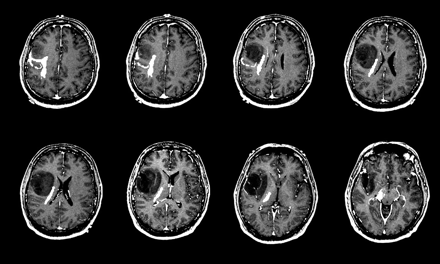
%> input picture src/brain-tumour-mri.gif, 440 x 264 px
$ octave main.m   (GNU Octave 9; MATLAB toolbox functions it lacks are replaced by stand-ins)
%> lines starting %> are read from the running program, lines starting %| are printed output that depends on the picture
### src/fcm.m
% Copyright (C) 2019 Haseeb
%
% This program is free software: you can redistribute it and/or modify it
% under the terms of the GNU General Public License as published by
% the Free Software Foundation, either version 3 of the License, or
% (at your option) any later version.
%
% This program is distributed in the hope that it will be useful, but
% WITHOUT ANY WARRANTY; without even the implied warranty of
% MERCHANTABILITY or FITNESS FOR A PARTICULAR PURPOSE.  See the
% GNU General Public License for more details.
%
% You should have received a copy of the GNU General Public License
% along with this program.  If not, see
% <https://www.gnu.org/licenses/>.

% -*- texinfo -*-
% @deftypefn {} {@var{retval} =} fcm (@var{input1}, @var{input2})
%
% @seealso{}
% @end deftypefn

% Author: Haseeb Syed <s2haseeb@edu.uwaterloo.ca>
% Created: 2019-04-22

function [U, V] = fcm (data, num_clusters, m)
  % Step 2: Execute FCM completely
  U = ones(num_clusters, size(data, 1)); % Initialize Membership matrix U
  U = U./sum(U);                      %    with random but normalized values
  U = imnoise(U, 'gaussian', 0, 0.7);

  MAX_ITERATION = 5;
  EPSILON = 0.02;    % Control exit condition for iterative updates to U and V
  J = zeros(MAX_ITERATION, 1);  % Initialize the cost function

  % Execute FCM up to 'MAX_ITERATION' times
  i = 1;
  while i <= MAX_ITERATION,

    % check termination condition
    if i > 1,
        if abs(U(i) - U(i-1)) < EPSILON, break; end,
    end

    i = i+1; % increment iteration counter

    membership_function = U.^m;

    % ensure matching dimensions for pointwise division of j elements
    V_numerator = membership_function*data;
    V_denominator = (ones(size(data, 1), 1)*sum(membership_function'))';
    V = V_numerator./V_denominator;

    % compute intensity differences between points and centroid |x - v|
    for k = 1:size(V, 1),
      dist(k, :) = abs(data - V(k))';
    end

    J(i) = sum(sum((dist.^2).*membership_function)); % i'th cost function result

    % compute new degree of fuzziness and update membership matrix
    fuzziness = dist.^(2/(m-1));
    for k=1:num_clusters,
      U = U + sum(fuzziness);
    end

    U = fuzziness./U;
  end

end

### src/ifcm.m
% Copyright (C) 2019 Haseeb Syed
%
% This program is free software: you can redistribute it and/or modify it
% under the terms of the GNU General Public License as published by
% the Free Software Foundation, either version 3 of the License, or
% (at your option) any later version.
%
% This program is distributed in the hope that it will be useful, but
% WITHOUT ANY WARRANTY; without even the implied warranty of
% MERCHANTABILITY or FITNESS FOR A PARTICULAR PURPOSE.  See the
% GNU General Public License for more details.
%
% You should have received a copy of the GNU General Public License
% along with this program.  If not, see
% <https://www.gnu.org/licenses/>.

% -*- texinfo -*-
% @deftypefn {} {@var{retval} =} ifcm (@var{input1}, @var{input2})
%
% @seealso{}
% @end deftypefn

% Author: Haseeb Syed <s2haseeb@edu.uwaterloo.ca>
% Created: 2019-04-21

% data: column-stacked input image
% num_clusters: number of segments to group pixels into
% m: exponent to control degree of fuzziness
function [U, V] = ifcm (data, num_clusters, m)
    % Step 1: Determine num clusters and degree of fuzziness m
    %         Note: These are passed as parameters of function

  % Step 2: Execute FCM completely
  U = ones(num_clusters, size(data, 1)); % Initialize Membership matrix U
  U = U./sum(U);                      %    with random but normalized values
  U = imnoise(U, 'gaussian', 0, 0.7);

  MAX_ITERATION = 5;
  EPSILON = 0.02;    % Control exit condition for iterative updates to U and V
  J = zeros(MAX_ITERATION, 1);  % Initialize the cost function

  % Execute FCM up to 'MAX_ITERATION' times
  i = 1;
  while i <= MAX_ITERATION,

    % check termination condition
    if i > 1,
      if abs(U(i) - U(i-1)) < EPSILON, break; end,
    end

    i = i+1; % increment iteration counter

    membership_function = U.^m;

    % ensure matching dimensions for pointwise division of j elements
    V_numerator = membership_function*data;
    V_denominator = (ones(size(data, 1), 1)*sum(membership_function'))';
    V = V_numerator./V_denominator;

    % compute intensity differences between points and centroid |x - v|
    for k = 1:size(V, 1),
      dist(k, :) = abs(data - V(k))';
    end

    J(i) = sum(sum((dist.^2).*membership_function)); % i'th cost function result

    % compute new degree of fuzziness and update membership matrix
    fuzziness = dist.^(2/(m-1));
    for k=1:num_clusters,
      U = U + sum(fuzziness);
    end

    U = fuzziness./U;
  end

  % Step 3: Utilize final membership of FCM as initial membership of IFCM

  H = zeros(size(data));  % Initialize i'th Feature Attraction matrix
  F = zeros(size(data));  % Initialize i'th Distance Attraction matrix

  i = 1;
  while i <= size(U, 1),
    membership_function = U.^m;

    % Compute intensity differences between points and ALL neighbors, g_jk
    % Define a kernel K, with function handle, to take all adjacent intensity differences
    K = @(X) kernel_diffIntensity(X);
    g = nlfilter(data, [3 3], K);

    H = sum(U(i, :).*g)./sum(g);  % compute i'th Feature Attractions

    % Compute sum of 'Euclidean' distances between neighborhood coordinates, q_jk
    E = kernel_distEuclidean(ones(3, 3));
    q = ones(size(data));     % Initialize matrix to store sum of all distances
    q = conv2(q, E, 'same');

    F = sum(U(i, :).^2.*q.^2)./sum(q.^2); % compute i'th Distance Attractions

    % Step 4: At l'th iteration, calculate cluster center v^l using membership u_ij^l
    % ensure matching dimensions for pointwise division of j elements
    V_numerator = membership_function*data;
    V_denominator = (ones(size(data, 1), 1)*sum(membership_function'))';
    V = V_numerator./V_denominator;


    % Step 5: Calculate the improved similarity measurement d^2(x, v)
    % compute intensity differences between points and centroid |x - v|
    for k = 1:size(V, 1),
      dist(k, :) = abs(data - V(k))';
    end

    lambda = 0.6;
    eps = 0.6;
    ifcm_dist = dist.^2.*(ones(size(dist)) - lambda*H - eps*F);

    J(i) = sum(sum((dist.^2).*membership_function)); % i'th cost function result

    % compute new degree of fuzziness and update membership matrix
    fuzziness = ifcm_dist.^(2/(m-1));
    for k=1:num_clusters,
      U = U + sum(fuzziness);
    end

    U = fuzziness./U;

    % Step 6: Compare u_ij and u_ij^(l-1)
    % .  6a) if | u_ij^l - u_ij^(l-1) | < epsilon, then STOP
    % .  6b) otherwise repeat from step 4

    if i > 1,
      if abs(U(i) - U(i-1)) < EPSILON, break; end,
    end

    i= i+1;     % increment iteration counter
  end
end

### src/kernel_diffIntensity.m
% Copyright (C) 2019 Haseeb
%
% This program is free software: you can redistribute it and/or modify it
% under the terms of the GNU General Public License as published by
% the Free Software Foundation, either version 3 of the License, or
% (at your option) any later version.
%
% This program is distributed in the hope that it will be useful, but
% WITHOUT ANY WARRANTY; without even the implied warranty of
% MERCHANTABILITY or FITNESS FOR A PARTICULAR PURPOSE.  See the
% GNU General Public License for more details.
%
% You should have received a copy of the GNU General Public License
% along with this program.  If not, see
% <https://www.gnu.org/licenses/>.

% -*- texinfo -*-
% @deftypefn {} {@var{retval} =} kernel_diffIntensity (@var{input1}, @var{input2})
%
% @seealso{}
% @end deftypefn

% Author: Haseeb Syed <s2haseeb@edu.uwaterloo.ca>
% Created: 2019-04-22

% Computes g_jk (ie. | x_j - x_k | for a neighborhood of pixels
function [X] = kernel_diffIntensity (neighborhood)
  center = neighborhood(5);
  sum = 0;
  for i = 1:size(neighborhood)
    sum = sum + abs(neighborhood(i) - center);
  end

  X = sum;
end

### src/kernel_distEuclidean.m
% Copyright (C) 2019 Haseeb
%
% This program is free software: you can redistribute it and/or modify it
% under the terms of the GNU General Public License as published by
% the Free Software Foundation, either version 3 of the License, or
% (at your option) any later version.
%
% This program is distributed in the hope that it will be useful, but
% WITHOUT ANY WARRANTY; without even the implied warranty of
% MERCHANTABILITY or FITNESS FOR A PARTICULAR PURPOSE.  See the
% GNU General Public License for more details.
%
% You should have received a copy of the GNU General Public License
% along with this program.  If not, see
% <https://www.gnu.org/licenses/>.

% -*- texinfo -*-
% @deftypefn {} {@var{retval} =} kernel_distEuclidean (@var{input1}, @var{input2})
%
% @seealso{}
% @end deftypefn

% Author: Haseeb Syed <s2haseeb@edu.uwaterloo.ca>
% Created: 2019-04-22

% Computes sum of q_jk assuming a square 3x3 neighborhood
function [X] = kernel_distEuclidean (neighborhood)
    % Note: This has been hardcoded for a 3x3 neighborhood
    %       (a_j - a_k)^2 + (b_j - b_k)^2
    X = [sqrt(2), 1, sqrt(2);
               1, 0, 1;
         sqrt(2), 1, sqrt(2)];
end

### src/main.m
%% MRI Fuzzy Segmentation of Brain using Neighborhood Extraction
%
% Paper Authors: Shan Shen, William Sandham, et al.
%
% Implementation by: Haseeb, Bhavishey, Dishant
%
%
%% 1) Formulation
%
% Precise segmentation of the brain is important for detection of tumors,
% edema, and necrotic tissues so that proper diagnosis and treatment can be
% provided. However, segmentation techniques such as thresholding, which rely
% heavily on contrast resolution, are prone to limitations due to the
% complex distribution of tissue intensities in MRI images.
% The large number of intensities and the presence of noise makes it difficult
% to determinine appropriate thresholds.
%
% As a result of these limitations, thresholding must be combined with other
% segmentation methods such as fuzzy-c-means (FCM) clustering or
% expectation-maximization (EM). However, both FCM and EM are themselves prone
% to the effects of noise. Traditional denoising methods which perform Statistical
% estimation of noise, as being Gaussian or Laplacian for example, are
% invalid during MRI segmentation. In fact, the process of segmentation itself
% introduces further noise.
%
% A second problem associated with FCM is the lack of consideration for spatial
% dependence. Pixels are associated with a cluster based solely on pixel
% intensity values. Distance of a pixel to a cluster is not featured in the membership,
% and therefore, noise has a paramount effect on the result of segmentation.
% Hence, clustering that provides robust and
% consistent segmentation in the presence of unknown noise is desired.
%
%
%
%
%% 2) Proposed Solution
%
% The algorithm proposed in the paper, termed "improved fuzzy c-means" (IFCM), reduces
% the effect of noise by considering a neighborhood of pixel intensities
% and distances to a centroid. This is in contrast to FCM which considers only
% individual pixel intensities to a centroid. This algorithm improves two key
% factors in Neighborhood Attraction:
%
% * feature attraction: differences between neighboring pixel intensities
% * distance attraction: relative locations of neighboring pixel
%
% The dataset $\mathbf{X}$ is a _pxN_ matrix where _p_ is the dimension of each
% $\mathbf{x}_{j}$ vector and _N_ is the size of the image. For the basic FCM case,
% _p_ is taken to be 1 such that each $\mathbf{x}_{j}$ vector is _1x1_ and holds only the
% intensity of a pixel. $\mathbf{X}$ is thus constructed by column-stacking the input
% image.
%
% The membership function of vector $\mathbf{x}_j$ to ${i}^{th}$ cluster is given by:
%
% $$\mathbf{u}_{ij} =\frac{1}{ \sum_{k=1}^{C}(\frac{\mathrm{d (x_j{}, v_i{})}
% }{\mathrm{d} (x_j{}, v_k{}) })^{2/(m-1)} }$$
%
% The ${i}^{th}$ cluster feature center is:
%
% $$\mathbf{v}_i = \frac{ \sum_{j=1}^{N}(u_{ij})^{m} \mathbf{x}_j }{
% \sum_{j=1}^{N}(u_{ij})^{m} }$$
%
% The primary differentiator between IFCM and FCM is IFCM's consideration of
% Neighborhood Attraction in the degree of fuzziness as follows:
%
% $$\mathrm{d^{2}} (\mathbf{x}_j , \mathbf{v}_j) = ||\mathbf{x}_j - \mathbf{v}_j
% || (1 - \lambda \mathbf{H}_{ij} - \xi \mathbf{F}_{ij})$$
%
% The matrix $\mathbf{H}_{ij}$ is constructed using the intensity difference between
% pixel j and its neighbour k:
%
% $$\mathbf{H}_{ij} = \frac{ \sum_{k=1}^{S} \mathbf{u}_{ik} || \mathbf{x}_j -
% \mathbf{x}_k ||}{ \sum_{k=1}^{S} || \mathbf{x}_j - \mathbf{x}_k || }$$
%
% Likewise, the matrix $\mathbf{F}_{ij}$ is constructed using the spatial difference,
% $q_{jk}$, which is governed by the relative location of pixel k to pixel j within the
% neighborhood.
%
% $$\mathbf{F}_{ij} = \frac{ \sum_{k=1}^{S} \mathbf{u}_{ik}^2 \mathbf{q}_{jk}^2 }
% { \sum_{k=1}^{S} \mathbf{q}_{jk}^2 }$$
%
% Finally, clusters are decided iteratively updating U and V to minimize the following cost function:
%
% $$\mathit{argmin} \sum_{j=1}^{N} \sum_{i=1}^C \mathbf{u}_{ij}^2 d^2(\mathbf{x}_j,\mathbf{v}_i)$$
%
% The stop condition is decided by a degree of convergence such that
% $| U^{(l+1)}-U^{(l)} | \leq \varepsilon$ where $l$ represents the loop iteration and
% $\varepsilon$ is the convergence parameter.
%
% Based on the research paper, the results presented here use $\lambda = 0.6038 $ and
% $\varepsilon = 0.6097$
%
%% 3) Data Sources
%
% A brain MRI with a tumour and noticable salt-pepper noise is acquired from
% Figure3 of <http://www.ajnr.org/content/27/3/475/tab-figures-data>. This image
% is purely grayscale.
%
% This image is then subjected to additive noise with a tunable parameter, alpha
% to produce 2 noisy copies.
clc;
clear;

f1 = im2double(imread('brain-tumour-mri.gif'));
%> f1: size 264x440 double; min 0, max 1, mean 0.165
f1=f1(135:250,215:330);
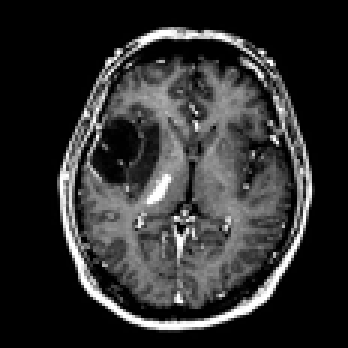
%> f1: size 116x116 double (shown 3 times larger); min 0, max 1, mean 0.183
subplot(1,3,1), imshow(f1);
title('f1 (original)');

alpha = 0.4;
noise = rand(size(f1));
f2 = f1 + alpha*noise;
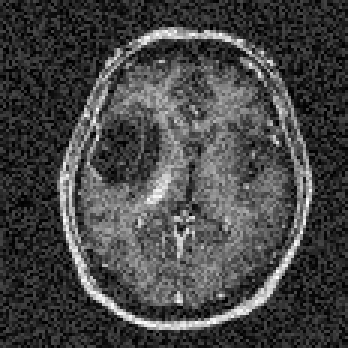
%> f2: size 116x116 double (shown 3 times larger); min 9.63e-05, max 1.4, mean 0.383; drawn with min black and max white
subplot(1,3,2), imshow(f2);
%> after `imshow(f2)`:
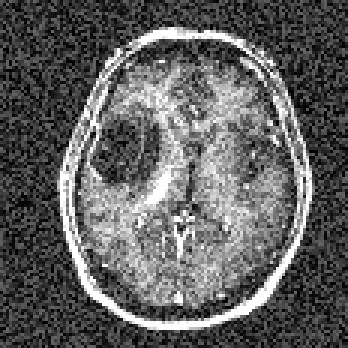
%> displayed picture: size 116x116, on the screen's scale of 0 to 255 (shown 3 times larger); min 0, max 255, mean 96.1
title('f2 (noisy)');

alpha = 0.7;
f3 = f1 + alpha*noise;
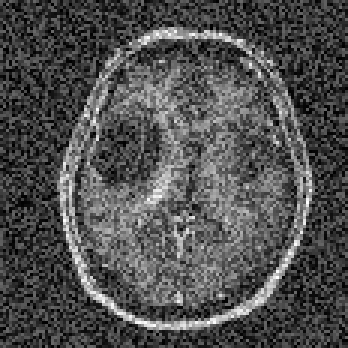
%> f3: size 116x116 double (shown 3 times larger); min 0.000168, max 1.7, mean 0.533; drawn with min black and max white
subplot(1,3,3), imshow(f3);
%> after `imshow(f3)`:
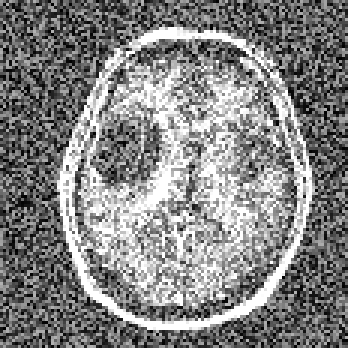
%> displayed picture: size 116x116, on the screen's scale of 0 to 255 (shown 3 times larger); min 0, max 255, mean 131.2
title('f3 (very noisy)');

%% 4) Solution
%
% The membership _U_ and the centroids _V_, are computed iteratively
% through FCM and IFCM on each of the test images: f1, f2, and f3 respectively.
%
% Details and source code of the implementation of FCM and IFCM are available in the
% 'custom source files' section. The IFCM follows the same order of steps as presented in
% the paper. In summary, for IFCM, a full round of FCM is executed to determine the
% first membership matrix U for IFCM. Then the degree of fuzziness is computed with
% the matrices $H_{ij}$ and $F_{ij}$ along with parameters $\lambda$ and $\varepsilon$.
% These matrices are computed using neighborhood kernel operations.
%
%


% Segment dataset for image f1
X1 = f1(:);  % Load Dataset
[U1_fcm, V1_fcm] = fcm(X1, 3, 2);     % Execute FCM on f1
%> the loop in fcm, `while i <= MAX_ITERATION,` made 3 passes
%> V_numerator on passes 1 to 2: [853.4; 864.4; 858.2], [18.9; 18.23; 18.3]
%> after the loop in fcm, `while i <= MAX_ITERATION,`: J = [0; 905; 20.95; 0; 0]; i = 3
maxU = max(U1_fcm);
index1_fcm = find(U1_fcm(1,:) == maxU);
%> index1_fcm = 5427 values from 2 to 13456
index2_fcm = find(U1_fcm(2, :) == maxU);
%> index2_fcm = 4197 values from 1 to 13447
index3_fcm = find(U1_fcm(3, :) == maxU);
%> index3_fcm = 3832 values from 3 to 13453

[U1_ifcm, V1_ifcm] = ifcm(X1, 3, 2);  % Execute IFCM on f1
%> the loop in ifcm, `while i <= MAX_ITERATION,` made 3 passes
%> V_numerator on passes 1 to 2: [871.5; 888.3; 847.5], [18.92; 17.85; 18.76]
%> after the loop in ifcm, `while i <= MAX_ITERATION,`: J = [0; 909.5; 20.94; 0; 0]
%> (the run ends here)
